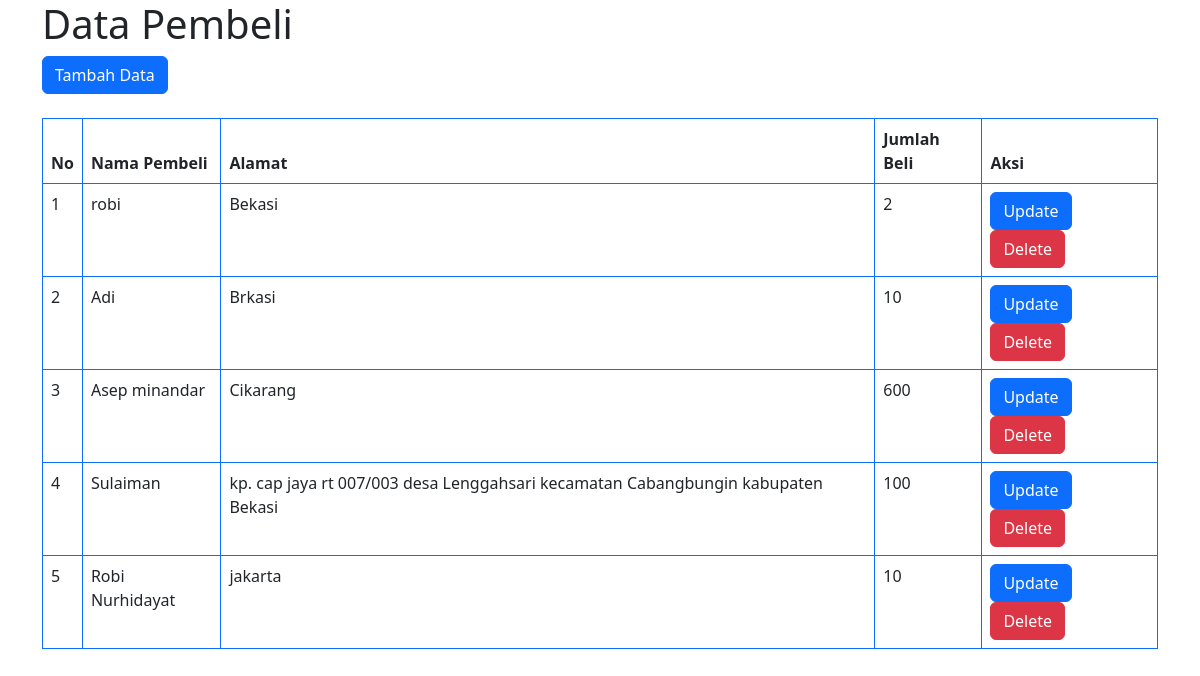
Screenshot of /Fachrul/tampil_pembeli.php with the database file from the repository.
### tables this page shows
CREATE TABLE IF NOT EXISTS `pembeli` (
  `id` int NOT NULL AUTO_INCREMENT,
  `nama` varchar(50) NOT NULL,
  `alamat` varchar(100) NOT NULL,
  `jumlah_beli` int NOT NULL,
  PRIMARY KEY (`id`)
);

### Fachrul/Database.php (called while the page is built, shortened)
<?php
class Database {
    private $host= "localhost";
    private $user= "root";
    private $password="";
    private $db="apotek";
    protected $koneksi;
    public function __construct()
    {
        $this->koneksi=new mysqli($this->host,$this->user,$this->password,$this->db);
        return $this->koneksi;
    }
    public function tampil_data_pembeli()
	{
		$data = mysqli_query($this->koneksi,"select * from pembeli");
		while($row = mysqli_fetch_array($data)){
			$hasil[] = $row;
		}
		return $hasil;
    }
}
?>

### Fachrul/tampil_pembeli.php (the view, shortened to what this page needs)
<?php
include('Database.php');
$db = new Database();
$data_pembeli = $db->tampil_data_pembeli();
?>
<!doctype html>
<html lang="en">
<head>
    <link href="https://cdn.jsdelivr.net/npm/bootstrap@5.2.0/dist/css/bootstrap.min.css" rel="stylesheet"
>
</head>
<body>
    <div class="container">
        <h1>Data Pembeli</h1>
        <button type="button" class="btn btn-primary mb-4" data-bs-toggle="modal" data-bs-target="#exampleModal">
            Tambah Data
        </button>
        <table class="table table-bordered border-primary">
            <thead>
                <tr>
                    <th>No</th>
                    <th>Nama Pembeli</th>
                    <th>Alamat</th>
                    <th>Jumlah Beli</th>
                    <th>Aksi</th>
                </tr>
            </thead>
            <tbody>
                <?php
            $no = 1;
            foreach($data_pembeli as $row) {
            ?>
                <tr>
                    <td><?= $no++; ?></td>
                    <td><?= $row["nama"]?></td>
                    <td><?= $row["alamat"]?></td>
                    <td><?= $row["jumlah_beli"]?></td>
                    <td>
                        <a href="edit_pembeli.php?id=<?php echo $row['id']; ?>" class="btn btn-primary">Update</a>
                        <a href="proses_pembeli.php?action=delete&id=<?php echo $row['id']; ?>" class="btn btn-danger"
                            onclick="confirm('Are You Sure ?')">Delete</a>
                    </td>
                </tr>
                <?php }?>
            </tbody>
        </table>
    </div>
</body>
</html>

### rows the page displays
pembeli: nama "robi", alamat "Bekasi", jumlah_beli "2"
pembeli: nama "Adi", alamat "Brkasi", jumlah_beli "10"
pembeli: nama "Asep minandar", alamat "Cikarang", jumlah_beli "600"
pembeli: nama "Sulaiman", alamat "kp. cap jaya rt 007/003 desa Lenggahsari kecamatan Cabangbungin kabupaten Bekasi", jumlah_beli "100"
pembeli: nama "Robi Nurhidayat", alamat "jakarta", jumlah_beli "10"
